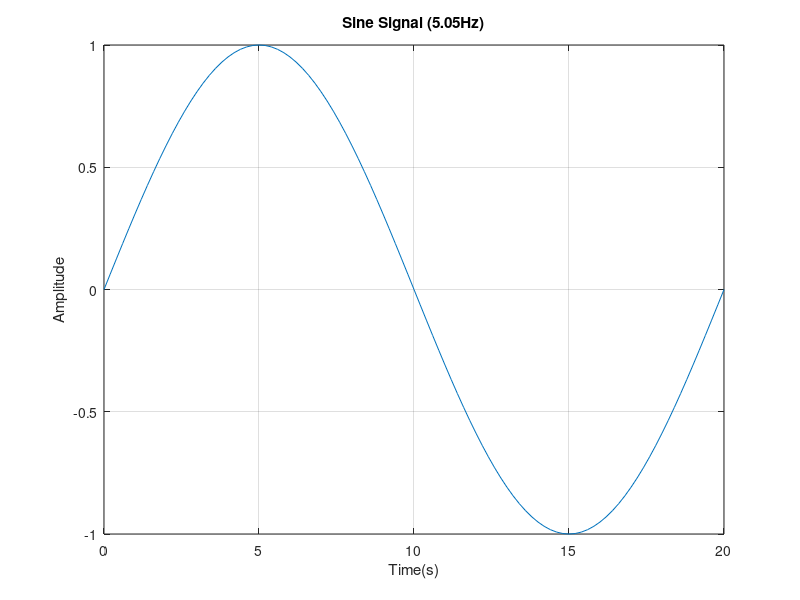

Reproduce this figure in MATLAB.
dt = 0.2
t = 0:dt:20
frequency = 5.05
sin_signal = sin(2*pi*frequency*t)
clf
plot(t,sin_signal)
xlabel('Time(s)')
ylabel('Amplitude')
title('Sine Signal (5.05Hz)')
grid on;